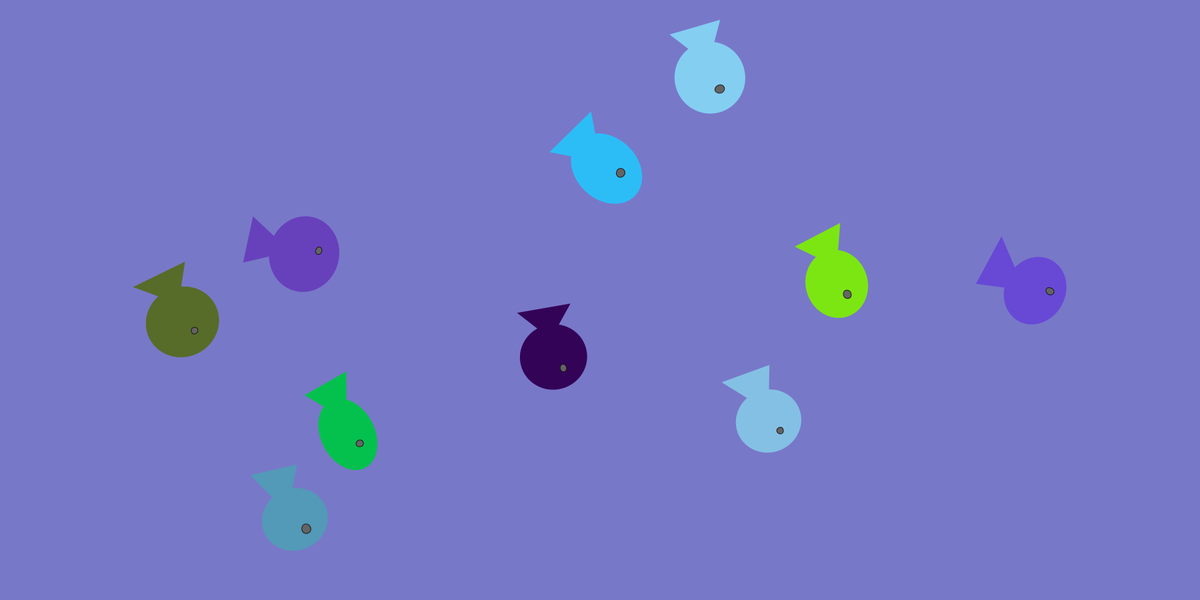
Frame 1 (no input)
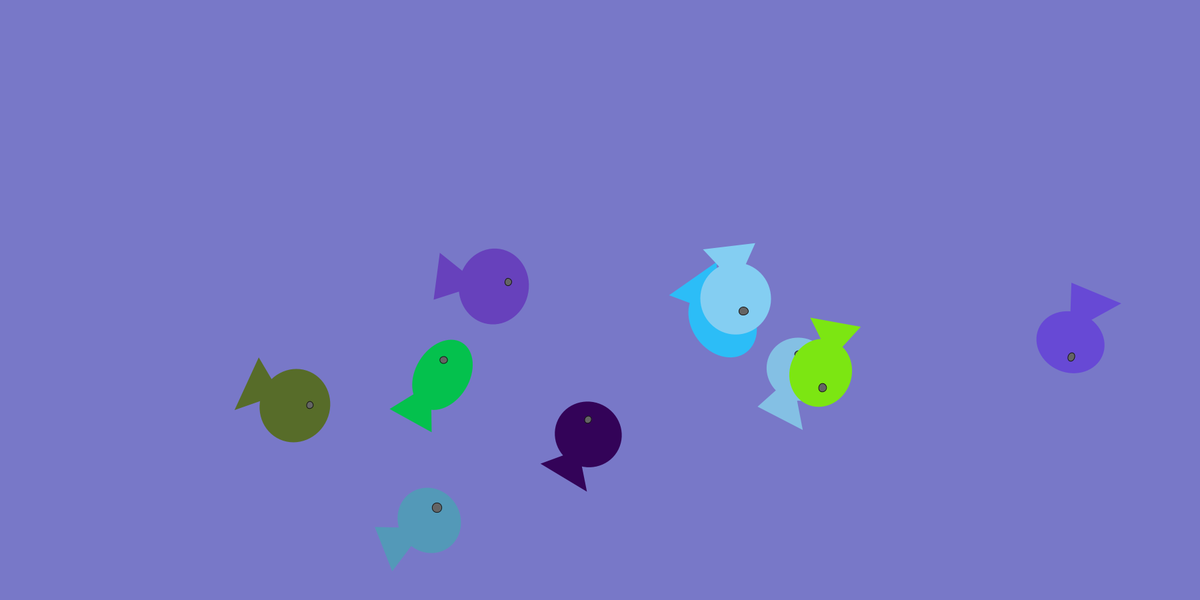
Frame 60 (the mouse pressed at the canvas centre just before this capture)
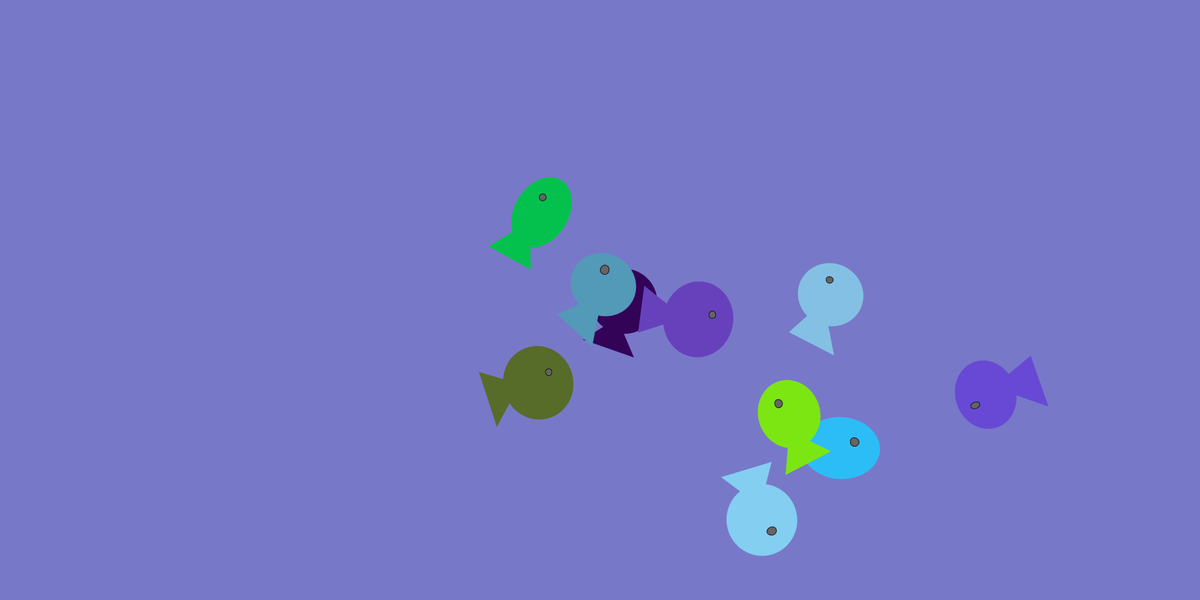
Frame 120 (the mouse held since frame 60 and released just before this capture)

The Processing sketch that drew these frames (run headless with seeded random() and noise(); from frame 60 on, the mouse is pressed at the canvas centre):

// Processing sketch: Aquario
// ── Aquario.pde
Peixe[] fish = new Peixe[10];

void setup() 
{
  size(1800, 900);
  frameRate(70);
  background(120, 120, 200);

  for(int i = 0; i < fish.length; i++) 
  {
      int[] rabo = new int[6];
      for(int d = 0; d < 6; d++) 
      {
        rabo[d] = int(random(-10,10));
      }

      int[] barriga = new int[2];
      for(int d = 0; d < 2; d++) 
      {
        barriga[d] = int(random(80, 120));
      }

      int[] olho = new int[2];
      for(int d = 0; d < 2; d++) 
      {
        olho[d] = int(random(10,15));
      }
      
      color cor = color(random(0, 255), random(0, 255), random(0, 255));
      
      fish[i] = new Peixe(random(100, width-100), random(100, height-100), rabo, barriga, olho, cor, random(35, 210)/frameRate, random(35, 210)/frameRate);

  }
  
}



void draw() 
{
  background(120, 120, 200);
  
  for(int i = 0; i < fish.length; i++) 
  {
    fish[i].Move();
  }  
}

// ── Peixe.pde
class Peixe 
{
  float pos[] = new float[2]; //guarda a posição do peixe
  float rotation; //é a rotacao do peixe
  int rabo_peixe[] = new int[6]; //faz o rabo do peixe
  int raio[] = new int[2]; //faz o corpo do peixe
  int eye_raio[] = new int[2]; //olho do peixe
  float xac, yac;
  color cor; //guarda a cor do peixe

  public Peixe(float xpos,  float ypos, int[] rabo, int[] barriga, int[] olho, color cor, float xac, float yac) 
  {
    this.pos[0] = xpos;
    this.pos[1] = ypos;
    this.cor = cor;
    this.xac = xac;
    this.yac = yac;

    for(int i = 0; i < 6; i++) 
    {
      this.rabo_peixe[i] = rabo[i];
    }
    for(int i = 0; i < 2; i++) 
    {
      this.raio[i] = barriga[i];
    }
    for(int i = 0; i < 2; i++) 
    {
      this.eye_raio[i] = olho[i];
    }

  }

  public void Desenha() 
  {
    rotation = atan2(xac, yac);
    rotation = rotation * 180/PI; 
    pos[0] += xac;
    pos[1] += yac;
    pushMatrix();
    translate(pos[0], pos[1]);
    rotate(radians((90 - rotation)));

    fill(cor);
    noStroke();

    ellipse(0, 0, raio[0], raio[1]);
    triangle(rabo_peixe[0] - 80, rabo_peixe[1] + 40, rabo_peixe[2] - 80, rabo_peixe[3] - 40, -rabo_peixe[4] - 20, rabo_peixe[5]);

    fill(100, 100, 100);
    stroke(20, 20, 20);

    ellipse(20, -10, eye_raio[0], eye_raio[1]);

    popMatrix();
  }
  
  public void Move() 
  {
    float myx = pos[0] - width/2;
    float myy = pos[1] - height/2;
    int vara = 5;
    if(myx > width/vara || myx < -width/vara) {
      xac -= 35/myx;
    }
    
    if(myy > height/vara || myy < -height/vara) { 
      yac -= 35/myy;
    }

    Desenha();
  }
  
  
}
